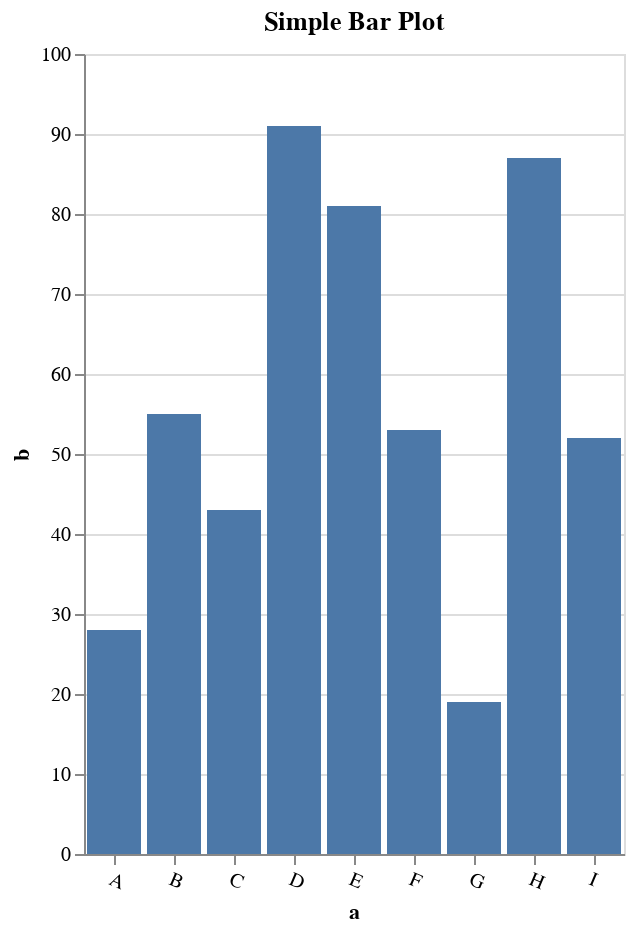

Notebook cell for this chart:
### Code cell
var bar = new View("Simple Bar Plot")
        .description("A simple bar chart with embedded data.")
        .widthStep(30);
bar.background(null);
bar.data().values("""
        [
          {"a": "A", "b": 28}, {"a": "B", "b": 55}, {"a": "C", "b": 43},
          {"a": "D", "b": 91}, {"a": "E", "b": 81}, {"a": "F", "b": 53},
          {"a": "G", "b": 19}, {"a": "H", "b": 87}, {"a": "I", "b": 52}
        ]""");

bar.mark("bar");
Field x = bar.encode("x", "a").type("ordinal");
x.axis().labelAngle(23);
bar.encode("y", "b").type("quantitative");
display(bar.toPrettyString(), "application/vnd.vegalite.v5+json");

### Figure 1 — Vega-Lite specification as saved in the notebook (floating-point values rounded to 4 significant figures)
{"$schema": "https://vega.github.io/schema/vega-lite/v5.json", "background": null, "config": {"view": {"continuousHeight": 400, "continuousWidth": 400}}, "data": {"values": "[\n  {\"a\": \"A\", \"b\": 28}, {\"a\": \"B\", \"b\": 55}, {\"a\": \"C\", \"b\": 43},\n  {\"a\": \"D\", \"b\": 91}, {\"a\": \"E\", \"b\": 81}, {\"a\": \"F\", \"b\": 53},\n  {\"a\": \"G\", \"b\": 19}, {\"a\": \"H\", \"b\": 87}, {\"a\": \"I\", \"b\": 52}\n]"}, "description": "A simple bar chart with embedded data.", "encoding": {"x": {"axis": {"labelAngle": 23}, "field": "a", "type": "ordinal"}, "y": {"field": "b", "type": "quantitative"}}, "mark": {"type": "bar"}, "title": "Simple Bar Plot", "width": {"step": 30}}
